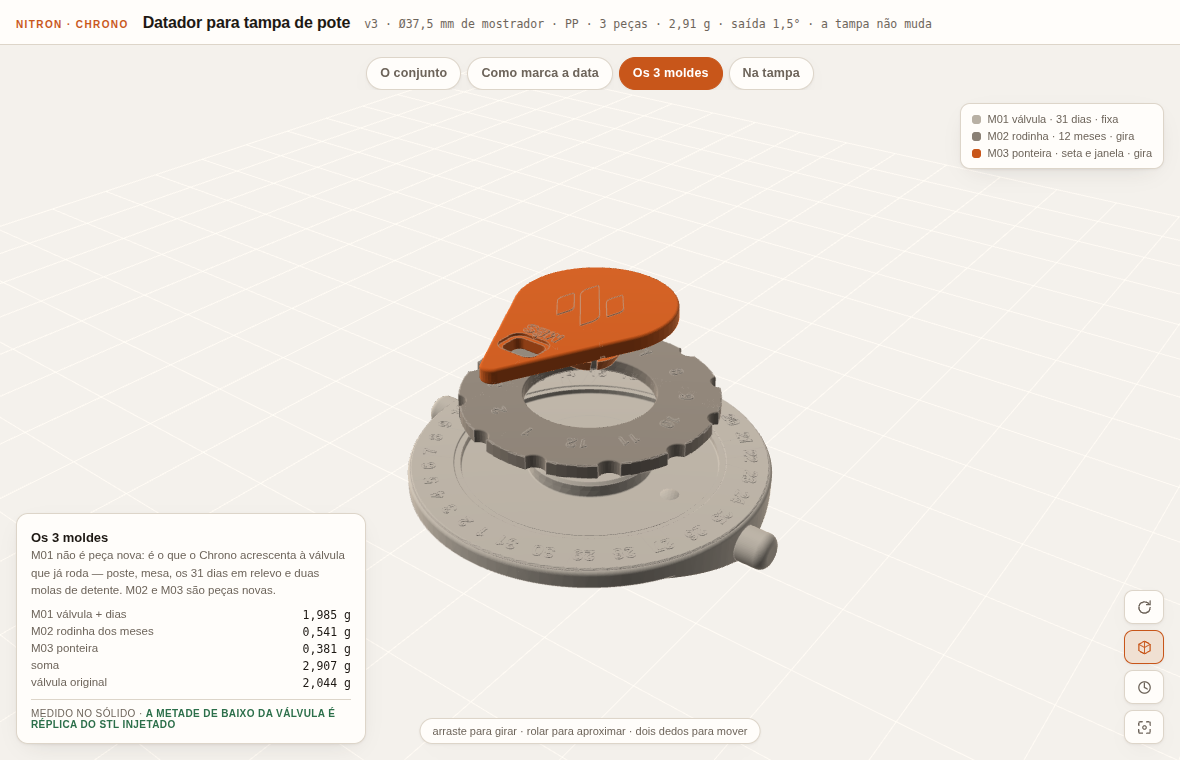
#> input picture chrono/visor/prova/moldes.png, 1180 x 760 px
$ python miniatura.py ../../visor/prova/data.png ../../visor/prova/moldes.png
#> lines starting #> are read from the running program, lines starting #| are printed output that depends on the picture
"""Injeta miniatura 230x110 PNG no formato que PrusaSlicer/Orca escrevem
   (; thumbnail begin LxA tamanho_base64) — e a Kobra 3 le."""
import base64, io, sys, pathlib
from PIL import Image
def bloco(png_path, W=230, H=110):
#> called with png_path = '../../visor/prova/moldes.png', W = 230, H = 110
    im=Image.open(png_path).convert('RGB')
#> im is the input picture: PIL image 1180x760 RGB; mean R, G, B 236.6, 231.2, 224.9
    im.thumbnail((W,H), Image.LANCZOS)
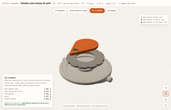
#> im: PIL image 171x110 RGB; mean R, G, B 236.6, 231.2, 224.9
    cv=Image.new('RGB',(W,H),(243,245,245))
    cv.paste(im, ((W-im.width)//2, (H-im.height)//2))
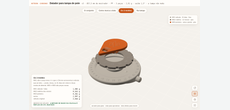
#> cv: PIL image 230x110 RGB; mean R, G, B 238.2, 234.7, 230.1
    buf=io.BytesIO(); cv.save(buf,'PNG',optimize=True)
    b64=base64.b64encode(buf.getvalue()).decode()
    ls=['; thumbnail begin %dx%d %d'%(W,H,len(b64))]
    ls += ['; '+b64[i:i+76] for i in range(0,len(b64),76)]
    ls.append('; thumbnail end'); ls.append(';')
    return '\n'.join(ls)+'\n'
def injeta(gcode, png):
    p=pathlib.Path(gcode); L=p.read_text(errors='ignore').splitlines(keepends=True)
    if any('thumbnail begin' in l for l in L[:60]): print('  ja tem miniatura'); return
    L.insert(1, bloco(png)); p.write_text(''.join(L))
    print('  %-22s miniatura de %d bytes injetada'%(p.name, len(bloco(png))))
if __name__=='__main__':
    injeta(sys.argv[1], sys.argv[2])
